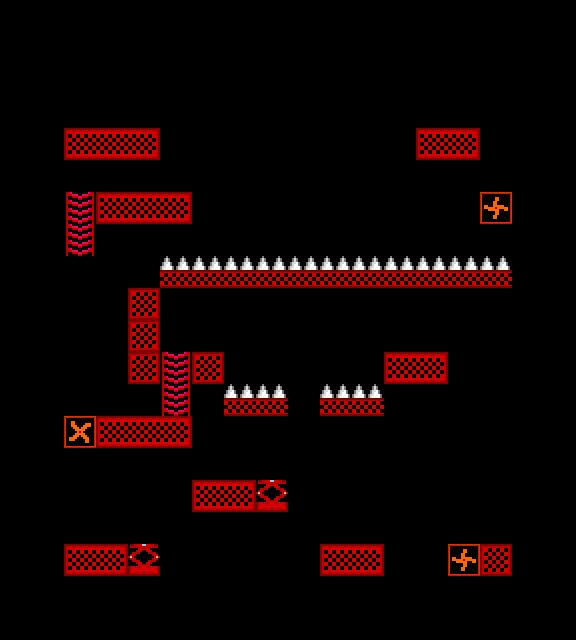

This is a level from a 2D game, rendered from its Tiled map with the project's own tilesets. A one-line summary and the map file follow, with tile-layer data summarised:
An orthogonal 18x20 tile map with 32x32 px tiles, 3 tile layers (platforms, deathbed, ladders), 6 tilesets.

<map version="1.0" orientation="orthogonal" renderorder="right-down" width="18" height="20" tilewidth="32" tileheight="32" nextobjectid="1">
 <tileset firstgid="1" name="ladder" tilewidth="32" tileheight="32" tilecount="1">
  <image source="ladder.png" width="32" height="32" />
 </tileset>
 <tileset firstgid="2" name="truss" tilewidth="32" tileheight="32" tilecount="1">
  <image source="table_platform.png" width="32" height="32" />
 </tileset>
 <tileset firstgid="3" name="spikes" tilewidth="32" tileheight="32" tilecount="1">
  <image source="table_spikes.png" width="32" height="32" />
 </tileset>
 <tileset firstgid="4" name="truss_fan 2" tilewidth="32" tileheight="32" tilecount="2">
  <image source="truss_fan 2.png" width="64" height="32" />
 </tileset>
 <tileset firstgid="6" name="table_platform_sheet" tilewidth="32" tileheight="32" tilecount="8">
  <image source="table_platform_sheet.png" width="128" height="64" />
 </tileset>
 <tileset firstgid="14" name="table_platform_spring" tilewidth="32" tileheight="32" tilecount="1">
  <image source="table_platform_spring.png" width="32" height="32" />
 </tileset>
 <layer name="platforms" width="18" height="20">
  <data>[360 cells, 29 non-empty, 7 distinct tile ids]</data>
 </layer>
 <layer name="deathbed" width="18" height="20">
  <data>[360 cells, 15 non-empty, 1 distinct tile ids]</data>
 </layer>
 <layer name="ladders" width="18" height="20">
  <data>[360 cells, 4 non-empty, 1 distinct tile ids]</data>
 </layer>
</map>